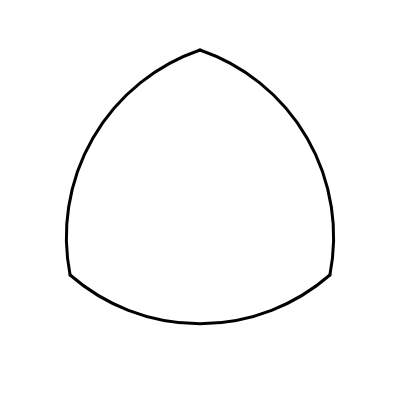
Frame 1 (no input)
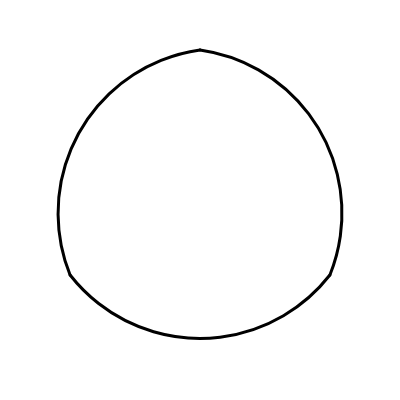
Frame 60 (no input)
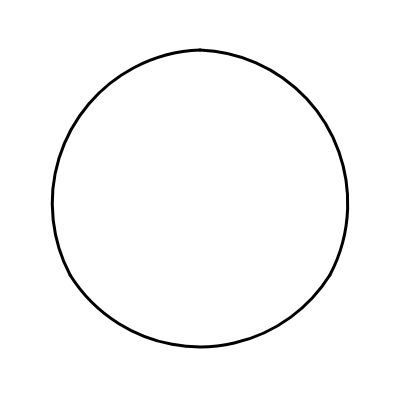
Frame 120 (the mouse pressed at the canvas centre since frame 60)

The p5.js sketch that drew these frames (run headless with seeded random() and noise() and a simulated clock; from frame 60 on, the mouse is pressed at the canvas centre):

// p5.js sketch
// ── sketch.js
var radius;
var cx, cy;
var trianglePoints = [];

//-----------------------------------------
function setup() {
  createCanvas(400, 400);

  radius = width / 2 * 0.75;
  cx = width / 2;
  cy = height / 2;

  for (var i = 0; i < 3; i++) { // triangle vertices
    var x = cx + radius * cos(i * TWO_PI / 3.0 - HALF_PI);
    var y = cy + radius * sin(i * TWO_PI / 3.0 - HALF_PI);
    trianglePoints[i] = {
      x, y
    };
  }
}

//-----------------------------------------
function draw() {
  background(255);
  noFill();

  var wiggle = max(0.00001, (0.5 * (1.0 + sin(millis()/2000.0)))); 
  var amount = 1.0/wiggle - 1.0;

  for (var i = 0; i < 3; i++) {
    var p0x = trianglePoints[i].x;
    var p0y = trianglePoints[i].y;
    var p1x = trianglePoints[(i + 1) % 3].x;
    var p1y = trianglePoints[(i + 1) % 3].y;
    var pcx = cx - amount * ((p0x + p1x) / 2 - cx);
    var pcy = cy - amount * ((p0y + p1y) / 2 - cy);

    // draw control points
    //stroke(255, 0, 0, 64);
    //strokeWeight(1);
    //line(pcx, pcy, p0x, p0y);
    //line(pcx, pcy, p1x, p1y);

    var dx = p0x - pcx;
    var dy = p0y - pcy;
    var dh = sqrt(dx * dx + dy * dy);
    var angle0 = atan2(p0y - pcy, p0x - pcx);
    var angle1 = atan2(p1y - pcy, p1x - pcx);

    stroke(0);
    strokeWeight(3);
    arc(pcx, pcy, dh * 2, dh * 2, angle0, angle1, OPEN);
  }
}
